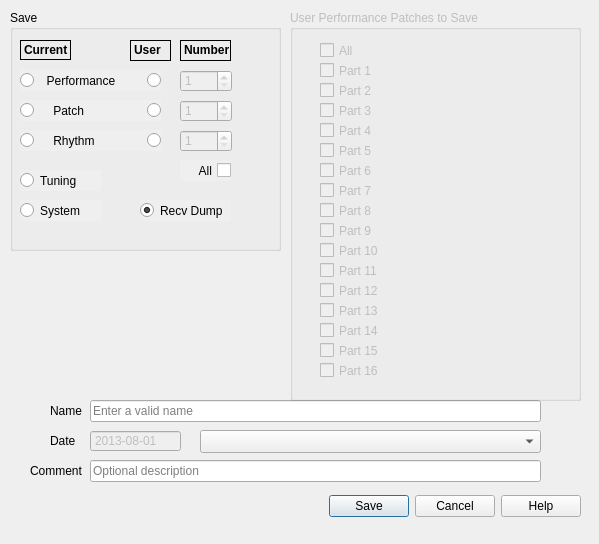
<?xml version="1.0" encoding="UTF-8"?>
<ui version="4.0">
 <class>Save_Dialog</class>
 <widget class="QDialog" name="Save_Dialog">
  <property name="windowModality">
   <enum>Qt::NonModal</enum>
  </property>
  <property name="geometry">
   <rect>
    <x>0</x>
    <y>0</y>
    <width>599</width>
    <height>544</height>
   </rect>
  </property>
  <property name="windowTitle">
   <string>Save Data</string>
  </property>
  <property name="modal">
   <bool>true</bool>
  </property>
  <widget class="QDialogButtonBox" name="Save_buttonBox">
   <property name="geometry">
    <rect>
     <x>0</x>
     <y>490</y>
     <width>581</width>
     <height>32</height>
    </rect>
   </property>
   <property name="orientation">
    <enum>Qt::Horizontal</enum>
   </property>
   <property name="standardButtons">
    <set>QDialogButtonBox::Cancel|QDialogButtonBox::Help|QDialogButtonBox::Save</set>
   </property>
  </widget>
  <widget class="QLineEdit" name="Save_Comment_edit">
   <property name="geometry">
    <rect>
     <x>90</x>
     <y>460</y>
     <width>451</width>
     <height>22</height>
    </rect>
   </property>
   <property name="maxLength">
    <number>255</number>
   </property>
   <property name="placeholderText">
    <string notr="true">Optional description</string>
   </property>
  </widget>
  <widget class="QLabel" name="label">
   <property name="geometry">
    <rect>
     <x>30</x>
     <y>460</y>
     <width>61</width>
     <height>21</height>
    </rect>
   </property>
   <property name="text">
    <string>Comment</string>
   </property>
  </widget>
  <widget class="QLabel" name="label_2">
   <property name="geometry">
    <rect>
     <x>50</x>
     <y>400</y>
     <width>41</width>
     <height>21</height>
    </rect>
   </property>
   <property name="text">
    <string>Name</string>
   </property>
  </widget>
  <widget class="QLineEdit" name="Save_Name_edit">
   <property name="geometry">
    <rect>
     <x>90</x>
     <y>400</y>
     <width>451</width>
     <height>22</height>
    </rect>
   </property>
   <property name="maxLength">
    <number>255</number>
   </property>
   <property name="placeholderText">
    <string notr="true">Enter a valid name</string>
   </property>
  </widget>
  <widget class="QGroupBox" name="groupBox">
   <property name="geometry">
    <rect>
     <x>10</x>
     <y>10</y>
     <width>271</width>
     <height>241</height>
    </rect>
   </property>
   <property name="title">
    <string notr="true">Save</string>
   </property>
   <widget class="QRadioButton" name="Save_System_button">
    <property name="geometry">
     <rect>
      <x>10</x>
      <y>190</y>
      <width>81</width>
      <height>21</height>
     </rect>
    </property>
    <property name="autoFillBackground">
     <bool>true</bool>
    </property>
    <property name="text">
     <string>System</string>
    </property>
    <property name="checked">
     <bool>false</bool>
    </property>
   </widget>
   <widget class="QRadioButton" name="Save_CurrentPerformance_button">
    <property name="geometry">
     <rect>
      <x>10</x>
      <y>60</y>
      <width>111</width>
      <height>21</height>
     </rect>
    </property>
    <property name="autoFillBackground">
     <bool>true</bool>
    </property>
    <property name="text">
     <string>  Performance</string>
    </property>
   </widget>
   <widget class="QRadioButton" name="Save_CurrentPatch_button">
    <property name="geometry">
     <rect>
      <x>10</x>
      <y>90</y>
      <width>101</width>
      <height>21</height>
     </rect>
    </property>
    <property name="autoFillBackground">
     <bool>true</bool>
    </property>
    <property name="text">
     <string>    Patch</string>
    </property>
   </widget>
   <widget class="QRadioButton" name="Save_CurrentRhythm_button">
    <property name="geometry">
     <rect>
      <x>10</x>
      <y>120</y>
      <width>101</width>
      <height>21</height>
     </rect>
    </property>
    <property name="autoFillBackground">
     <bool>true</bool>
    </property>
    <property name="text">
     <string notr="true">    Rhythm</string>
    </property>
    <property name="checked">
     <bool>false</bool>
    </property>
   </widget>
   <widget class="QLabel" name="label_3">
    <property name="geometry">
     <rect>
      <x>10</x>
      <y>30</y>
      <width>51</width>
      <height>20</height>
     </rect>
    </property>
    <property name="font">
     <font>
      <weight>75</weight>
      <bold>true</bold>
     </font>
    </property>
    <property name="frameShape">
     <enum>QFrame::Box</enum>
    </property>
    <property name="text">
     <string notr="true">Current</string>
    </property>
    <property name="textFormat">
     <enum>Qt::RichText</enum>
    </property>
    <property name="scaledContents">
     <bool>true</bool>
    </property>
   </widget>
   <widget class="QLabel" name="label_4">
    <property name="geometry">
     <rect>
      <x>120</x>
      <y>30</y>
      <width>41</width>
      <height>21</height>
     </rect>
    </property>
    <property name="font">
     <font>
      <weight>75</weight>
      <bold>true</bold>
     </font>
    </property>
    <property name="frameShape">
     <enum>QFrame::Box</enum>
    </property>
    <property name="text">
     <string notr="true">User</string>
    </property>
    <property name="textFormat">
     <enum>Qt::RichText</enum>
    </property>
   </widget>
   <widget class="QRadioButton" name="Save_UserPerformance_button">
    <property name="geometry">
     <rect>
      <x>110</x>
      <y>60</y>
      <width>41</width>
      <height>21</height>
     </rect>
    </property>
    <property name="layoutDirection">
     <enum>Qt::RightToLeft</enum>
    </property>
    <property name="autoFillBackground">
     <bool>true</bool>
    </property>
    <property name="text">
     <string/>
    </property>
   </widget>
   <widget class="QRadioButton" name="Save_UserPatch_button">
    <property name="geometry">
     <rect>
      <x>110</x>
      <y>90</y>
      <width>41</width>
      <height>21</height>
     </rect>
    </property>
    <property name="layoutDirection">
     <enum>Qt::RightToLeft</enum>
    </property>
    <property name="autoFillBackground">
     <bool>true</bool>
    </property>
    <property name="text">
     <string/>
    </property>
   </widget>
   <widget class="QRadioButton" name="Save_UserRhythm_button">
    <property name="geometry">
     <rect>
      <x>110</x>
      <y>120</y>
      <width>41</width>
      <height>21</height>
     </rect>
    </property>
    <property name="layoutDirection">
     <enum>Qt::RightToLeft</enum>
    </property>
    <property name="autoFillBackground">
     <bool>true</bool>
    </property>
    <property name="text">
     <string/>
    </property>
   </widget>
   <widget class="QRadioButton" name="Save_CurrentTuning_button">
    <property name="geometry">
     <rect>
      <x>10</x>
      <y>160</y>
      <width>81</width>
      <height>21</height>
     </rect>
    </property>
    <property name="autoFillBackground">
     <bool>true</bool>
    </property>
    <property name="text">
     <string notr="true">Tuning</string>
    </property>
    <property name="checked">
     <bool>false</bool>
    </property>
   </widget>
   <widget class="QSpinBox" name="Save_PerfNumber_select">
    <property name="enabled">
     <bool>false</bool>
    </property>
    <property name="geometry">
     <rect>
      <x>170</x>
      <y>60</y>
      <width>52</width>
      <height>22</height>
     </rect>
    </property>
    <property name="minimum">
     <number>1</number>
    </property>
    <property name="maximum">
     <number>32</number>
    </property>
   </widget>
   <widget class="QLabel" name="label_5">
    <property name="geometry">
     <rect>
      <x>170</x>
      <y>30</y>
      <width>51</width>
      <height>21</height>
     </rect>
    </property>
    <property name="font">
     <font>
      <weight>75</weight>
      <bold>true</bold>
     </font>
    </property>
    <property name="frameShape">
     <enum>QFrame::Box</enum>
    </property>
    <property name="text">
     <string notr="true">Number</string>
    </property>
    <property name="textFormat">
     <enum>Qt::RichText</enum>
    </property>
   </widget>
   <widget class="QSpinBox" name="Save_PatchNumber_select">
    <property name="enabled">
     <bool>false</bool>
    </property>
    <property name="geometry">
     <rect>
      <x>170</x>
      <y>90</y>
      <width>52</width>
      <height>22</height>
     </rect>
    </property>
    <property name="minimum">
     <number>1</number>
    </property>
    <property name="maximum">
     <number>256</number>
    </property>
   </widget>
   <widget class="QSpinBox" name="Save_RhythmNumber_select">
    <property name="enabled">
     <bool>false</bool>
    </property>
    <property name="geometry">
     <rect>
      <x>170</x>
      <y>120</y>
      <width>52</width>
      <height>22</height>
     </rect>
    </property>
    <property name="minimum">
     <number>1</number>
    </property>
    <property name="maximum">
     <number>2</number>
    </property>
   </widget>
   <widget class="QRadioButton" name="Save_ReceiveUserDump_button">
    <property name="geometry">
     <rect>
      <x>130</x>
      <y>190</y>
      <width>91</width>
      <height>21</height>
     </rect>
    </property>
    <property name="autoFillBackground">
     <bool>true</bool>
    </property>
    <property name="text">
     <string>Recv Dump</string>
    </property>
    <property name="checked">
     <bool>true</bool>
    </property>
   </widget>
   <widget class="QCheckBox" name="Save_All_button">
    <property name="geometry">
     <rect>
      <x>170</x>
      <y>150</y>
      <width>51</width>
      <height>21</height>
     </rect>
    </property>
    <property name="layoutDirection">
     <enum>Qt::RightToLeft</enum>
    </property>
    <property name="autoFillBackground">
     <bool>true</bool>
    </property>
    <property name="text">
     <string>All</string>
    </property>
   </widget>
  </widget>
  <widget class="QGroupBox" name="Save_PerfPatch_box">
   <property name="enabled">
    <bool>false</bool>
   </property>
   <property name="geometry">
    <rect>
     <x>290</x>
     <y>10</y>
     <width>291</width>
     <height>391</height>
    </rect>
   </property>
   <property name="title">
    <string>User Performance Patches to Save</string>
   </property>
   <widget class="QCheckBox" name="Save_PerfPatch_1_select">
    <property name="geometry">
     <rect>
      <x>30</x>
      <y>50</y>
      <width>71</width>
      <height>21</height>
     </rect>
    </property>
    <property name="text">
     <string>Part 1</string>
    </property>
   </widget>
   <widget class="QCheckBox" name="Save_PerfPatch_2_select">
    <property name="geometry">
     <rect>
      <x>30</x>
      <y>70</y>
      <width>71</width>
      <height>21</height>
     </rect>
    </property>
    <property name="text">
     <string>Part 2</string>
    </property>
   </widget>
   <widget class="QCheckBox" name="Save_PerfPatch_3_select">
    <property name="geometry">
     <rect>
      <x>30</x>
      <y>90</y>
      <width>71</width>
      <height>21</height>
     </rect>
    </property>
    <property name="text">
     <string>Part 3</string>
    </property>
   </widget>
   <widget class="QCheckBox" name="Save_PerfPatch_4_select">
    <property name="geometry">
     <rect>
      <x>30</x>
      <y>110</y>
      <width>71</width>
      <height>21</height>
     </rect>
    </property>
    <property name="text">
     <string>Part 4</string>
    </property>
   </widget>
   <widget class="QCheckBox" name="Save_PerfPatch_5_select">
    <property name="geometry">
     <rect>
      <x>30</x>
      <y>130</y>
      <width>71</width>
      <height>21</height>
     </rect>
    </property>
    <property name="text">
     <string>Part 5</string>
    </property>
   </widget>
   <widget class="QCheckBox" name="Save_PerfPatch_6_select">
    <property name="geometry">
     <rect>
      <x>30</x>
      <y>150</y>
      <width>71</width>
      <height>21</height>
     </rect>
    </property>
    <property name="text">
     <string>Part 6</string>
    </property>
   </widget>
   <widget class="QCheckBox" name="Save_PerfPatch_7_select">
    <property name="geometry">
     <rect>
      <x>30</x>
      <y>170</y>
      <width>71</width>
      <height>21</height>
     </rect>
    </property>
    <property name="text">
     <string>Part 7</string>
    </property>
   </widget>
   <widget class="QCheckBox" name="Save_PerfPatch_8_select">
    <property name="geometry">
     <rect>
      <x>30</x>
      <y>190</y>
      <width>71</width>
      <height>21</height>
     </rect>
    </property>
    <property name="text">
     <string>Part 8</string>
    </property>
   </widget>
   <widget class="QCheckBox" name="Save_PerfPatch_15_select">
    <property name="geometry">
     <rect>
      <x>30</x>
      <y>330</y>
      <width>71</width>
      <height>21</height>
     </rect>
    </property>
    <property name="text">
     <string>Part 15</string>
    </property>
   </widget>
   <widget class="QCheckBox" name="Save_PerfPatch_10_select">
    <property name="geometry">
     <rect>
      <x>30</x>
      <y>230</y>
      <width>71</width>
      <height>21</height>
     </rect>
    </property>
    <property name="text">
     <string>Part 10</string>
    </property>
   </widget>
   <widget class="QCheckBox" name="Save_PerfPatch_16_select">
    <property name="geometry">
     <rect>
      <x>30</x>
      <y>350</y>
      <width>71</width>
      <height>21</height>
     </rect>
    </property>
    <property name="text">
     <string>Part 16</string>
    </property>
   </widget>
   <widget class="QCheckBox" name="Save_PerfPatch_11_select">
    <property name="geometry">
     <rect>
      <x>30</x>
      <y>250</y>
      <width>71</width>
      <height>21</height>
     </rect>
    </property>
    <property name="text">
     <string>Part 11</string>
    </property>
   </widget>
   <widget class="QCheckBox" name="Save_PerfPatch_14_select">
    <property name="geometry">
     <rect>
      <x>30</x>
      <y>310</y>
      <width>71</width>
      <height>21</height>
     </rect>
    </property>
    <property name="text">
     <string>Part 14</string>
    </property>
   </widget>
   <widget class="QCheckBox" name="Save_PerfPatch_9_select">
    <property name="geometry">
     <rect>
      <x>30</x>
      <y>210</y>
      <width>71</width>
      <height>21</height>
     </rect>
    </property>
    <property name="text">
     <string>Part 9</string>
    </property>
   </widget>
   <widget class="QCheckBox" name="Save_PerfPatch_13_select">
    <property name="geometry">
     <rect>
      <x>30</x>
      <y>290</y>
      <width>71</width>
      <height>21</height>
     </rect>
    </property>
    <property name="text">
     <string>Part 13</string>
    </property>
   </widget>
   <widget class="QCheckBox" name="Save_PerfPatch_12_select">
    <property name="geometry">
     <rect>
      <x>30</x>
      <y>270</y>
      <width>71</width>
      <height>21</height>
     </rect>
    </property>
    <property name="text">
     <string>Part 12</string>
    </property>
   </widget>
   <widget class="QCheckBox" name="Save_PerfPatch_All_select">
    <property name="geometry">
     <rect>
      <x>30</x>
      <y>30</y>
      <width>61</width>
      <height>21</height>
     </rect>
    </property>
    <property name="text">
     <string>All</string>
    </property>
    <property name="checked">
     <bool>false</bool>
    </property>
   </widget>
   <widget class="QLabel" name="Save_Part_1_data">
    <property name="geometry">
     <rect>
      <x>110</x>
      <y>50</y>
      <width>151</width>
      <height>20</height>
     </rect>
    </property>
    <property name="textInteractionFlags">
     <set>Qt::NoTextInteraction</set>
    </property>
   </widget>
   <widget class="QLabel" name="Save_Part_2_data">
    <property name="geometry">
     <rect>
      <x>110</x>
      <y>70</y>
      <width>151</width>
      <height>20</height>
     </rect>
    </property>
    <property name="textInteractionFlags">
     <set>Qt::NoTextInteraction</set>
    </property>
   </widget>
   <widget class="QLabel" name="Save_Part_3_data">
    <property name="geometry">
     <rect>
      <x>110</x>
      <y>90</y>
      <width>151</width>
      <height>20</height>
     </rect>
    </property>
    <property name="textInteractionFlags">
     <set>Qt::NoTextInteraction</set>
    </property>
   </widget>
   <widget class="QLabel" name="Save_Part_4_data">
    <property name="geometry">
     <rect>
      <x>110</x>
      <y>110</y>
      <width>151</width>
      <height>20</height>
     </rect>
    </property>
    <property name="textInteractionFlags">
     <set>Qt::NoTextInteraction</set>
    </property>
   </widget>
   <widget class="QLabel" name="Save_Part_5_data">
    <property name="geometry">
     <rect>
      <x>110</x>
      <y>130</y>
      <width>151</width>
      <height>20</height>
     </rect>
    </property>
    <property name="textInteractionFlags">
     <set>Qt::NoTextInteraction</set>
    </property>
   </widget>
   <widget class="QLabel" name="Save_Part_6_data">
    <property name="geometry">
     <rect>
      <x>110</x>
      <y>150</y>
      <width>151</width>
      <height>20</height>
     </rect>
    </property>
    <property name="textInteractionFlags">
     <set>Qt::NoTextInteraction</set>
    </property>
   </widget>
   <widget class="QLabel" name="Save_Part_8_data">
    <property name="geometry">
     <rect>
      <x>110</x>
      <y>190</y>
      <width>151</width>
      <height>20</height>
     </rect>
    </property>
    <property name="textInteractionFlags">
     <set>Qt::NoTextInteraction</set>
    </property>
   </widget>
   <widget class="QLabel" name="Save_Part_9_data">
    <property name="geometry">
     <rect>
      <x>110</x>
      <y>210</y>
      <width>151</width>
      <height>20</height>
     </rect>
    </property>
    <property name="textInteractionFlags">
     <set>Qt::NoTextInteraction</set>
    </property>
   </widget>
   <widget class="QLabel" name="Save_Part_7_data">
    <property name="geometry">
     <rect>
      <x>110</x>
      <y>170</y>
      <width>151</width>
      <height>20</height>
     </rect>
    </property>
    <property name="textInteractionFlags">
     <set>Qt::NoTextInteraction</set>
    </property>
   </widget>
   <widget class="QLabel" name="Save_Part_10_data">
    <property name="geometry">
     <rect>
      <x>110</x>
      <y>230</y>
      <width>151</width>
      <height>20</height>
     </rect>
    </property>
    <property name="textInteractionFlags">
     <set>Qt::NoTextInteraction</set>
    </property>
   </widget>
   <widget class="QLabel" name="Save_Part_11_data">
    <property name="geometry">
     <rect>
      <x>110</x>
      <y>250</y>
      <width>151</width>
      <height>20</height>
     </rect>
    </property>
    <property name="textInteractionFlags">
     <set>Qt::NoTextInteraction</set>
    </property>
   </widget>
   <widget class="QLabel" name="Save_Part_12_data">
    <property name="geometry">
     <rect>
      <x>110</x>
      <y>270</y>
      <width>151</width>
      <height>20</height>
     </rect>
    </property>
    <property name="textInteractionFlags">
     <set>Qt::NoTextInteraction</set>
    </property>
   </widget>
   <widget class="QLabel" name="Save_Part_13_data">
    <property name="geometry">
     <rect>
      <x>110</x>
      <y>290</y>
      <width>151</width>
      <height>20</height>
     </rect>
    </property>
    <property name="textInteractionFlags">
     <set>Qt::NoTextInteraction</set>
    </property>
   </widget>
   <widget class="QLabel" name="Save_Part_14_data">
    <property name="geometry">
     <rect>
      <x>110</x>
      <y>310</y>
      <width>151</width>
      <height>20</height>
     </rect>
    </property>
    <property name="textInteractionFlags">
     <set>Qt::NoTextInteraction</set>
    </property>
   </widget>
   <widget class="QLabel" name="Save_Part_16_data">
    <property name="geometry">
     <rect>
      <x>110</x>
      <y>350</y>
      <width>151</width>
      <height>20</height>
     </rect>
    </property>
    <property name="textInteractionFlags">
     <set>Qt::NoTextInteraction</set>
    </property>
   </widget>
   <widget class="QLabel" name="Save_Part_15_data">
    <property name="geometry">
     <rect>
      <x>110</x>
      <y>330</y>
      <width>151</width>
      <height>20</height>
     </rect>
    </property>
    <property name="textInteractionFlags">
     <set>Qt::NoTextInteraction</set>
    </property>
   </widget>
  </widget>
  <widget class="QDateEdit" name="Save_Date_edit">
   <property name="enabled">
    <bool>false</bool>
   </property>
   <property name="geometry">
    <rect>
     <x>90</x>
     <y>430</y>
     <width>91</width>
     <height>22</height>
    </rect>
   </property>
   <property name="focusPolicy">
    <enum>Qt::NoFocus</enum>
   </property>
   <property name="readOnly">
    <bool>true</bool>
   </property>
   <property name="buttonSymbols">
    <enum>QAbstractSpinBox::NoButtons</enum>
   </property>
   <property name="keyboardTracking">
    <bool>false</bool>
   </property>
   <property name="date">
    <date>
     <year>2013</year>
     <month>8</month>
     <day>1</day>
    </date>
   </property>
   <property name="displayFormat">
    <string notr="true">yyyy-MM-dd</string>
   </property>
  </widget>
  <widget class="QLabel" name="label_6">
   <property name="geometry">
    <rect>
     <x>50</x>
     <y>430</y>
     <width>41</width>
     <height>21</height>
    </rect>
   </property>
   <property name="text">
    <string>Date</string>
   </property>
  </widget>
  <widget class="QComboBox" name="comboBox">
   <property name="geometry">
    <rect>
     <x>200</x>
     <y>430</y>
     <width>341</width>
     <height>23</height>
    </rect>
   </property>
  </widget>
 </widget>
 <resources/>
 <connections/>
</ui>
